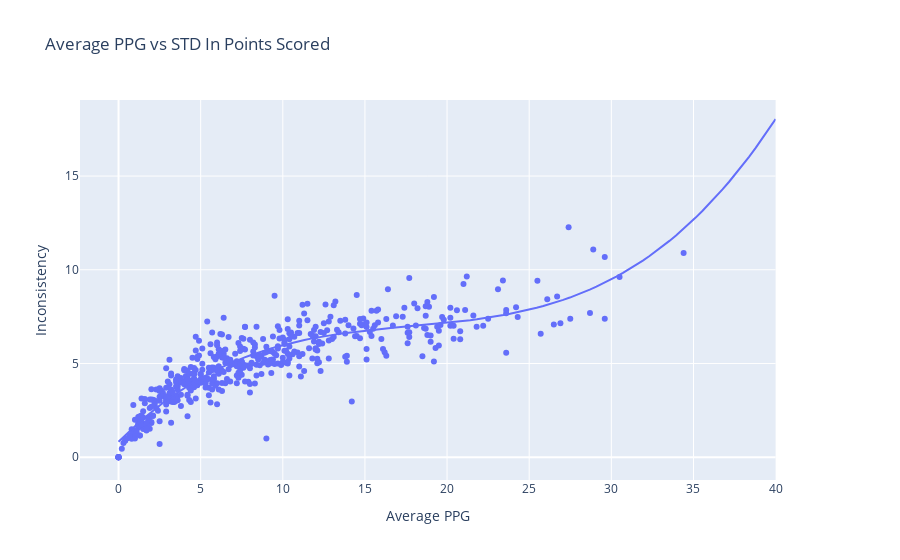

Notebook source saved alongside this figure:
### Markdown cell above
<h1> Predicting STD Points Scored</h1>
<p> Here we are going to compute the predicted standard deviation in points scored relative to the number of points score and plot this prediction <p>

### Code cell
import numpy as np
from numpy.linalg import inv


x = []
y = []

for player in player_std:
     
    x.append(player[3])
    y.append(player[1])
    
# making the arrays numpy 
x = np.array(x)
y = np.array(y)

#setting the highest degree of the vandermonde matrix
N = 4

#setting Matrix 
X = np.vander(x, 4, increasing=True)

#Our regression model will look like y = c0 + c1*x1 + c2*x2^2 + c3*x3^3
#To get these values of c we use: c = (X^T*X)^-1*X^T*y

XT = X.transpose()

#c = (X^T*X)^-1*X^T*y
c = np.matmul(inv(np.matmul(XT,X)),np.matmul(XT,y))


#this is the polynomial of our prediction curve 
def prediction(x):
   
    return c[0] + c[1]*x + c[2]*(x**2) + c[3]*(x**3)



import plotly.express as px
import plotly.graph_objects as go


x_graph = np.linspace(0,40,100)
y_graph = prediction(x_graph)


fig1 = px.scatter(x = x,
                 y = y,
                 hover_name=percent_df['Name'],
                 labels = {
                         "x" : "Average PPG",
                         "y" : "Inconsistency"
                        },
                 title = "3FG% vs STD 3FG%"
                )

fig2 = px.line(
    x = x_graph,
    y = y_graph
)



from plotly.subplots import make_subplots
fig = make_subplots(specs=[[{"secondary_y": True}]])
fig.add_trace(fig1.data[0], secondary_y=False)
fig.add_trace(fig2.data[0], secondary_y=False)

fig.update_layout(
    yaxis=dict(
        title='Inconsistency '),
    xaxis=dict(
        title='Average PPG'),
    title = "Average PPG vs STD In Points Scored" )


fig.layout.template = 'plotly'



fig.show()

### Figure 1 — Plotly figure (JSON) as saved in the notebook; plotly's stock layout.template omitted (floating-point values rounded to 4 significant figures; data arrays with more than 128 entries replaced by an {"elided": "..."} marker saying what was removed)
{"data": [{"hovertemplate": "<b>%{hovertext}</b><br><br>Average PPG=%{x}<br>Inconsistency=%{y}<extra></extra>", "hovertext": {"elided": "508 str values"}, "legendgroup": "", "marker": {"color": "#636efa", "symbol": "circle"}, "mode": "markers", "name": "", "orientation": "v", "showlegend": false, "type": "scatter", "x": {"elided": "508 float values"}, "xaxis": "x", "y": {"elided": "508 float values"}, "yaxis": "y"}, {"hovertemplate": "x=%{x}<br>y=%{y}<extra></extra>", "legendgroup": "", "line": {"color": "#636efa", "dash": "solid"}, "mode": "lines", "name": "", "orientation": "v", "showlegend": false, "type": "scatter", "x": [0, 0.404, 0.8081, 1.212, 1.616, 2.02, 2.424, 2.828, 3.232, 3.636, 4.04, 4.444, 4.848, 5.253, 5.657, 6.061, 6.465, 6.869, 7.273, 7.677, 8.081, 8.485, 8.889, 9.293, 9.697, 10.1, 10.51, 10.91, 11.31, 11.72, 12.12, 12.53, 12.93, 13.33, 13.74, 14.14, 14.55, 14.95, 15.35, 15.76, 16.16, 16.57, 16.97, 17.37, 17.78, 18.18, 18.59, 18.99, 19.39, 19.8, 20.2, 20.61, 21.01, 21.41, 21.82, 22.22, 22.63, 23.03, 23.43, 23.84, 24.24, 24.65, 25.05, 25.45, 25.86, 26.26, 26.67, 27.07, 27.47, 27.88, 28.28, 28.69, 29.09, 29.49, 29.9, 30.3, 30.71, 31.11, 31.52, 31.92, 32.32, 32.73, 33.13, 33.54, 33.94, 34.34, 34.75, 35.15, 35.56, 35.96, 36.36, 36.77, 37.17, 37.58, 37.98, 38.38, 38.79, 39.19, 39.6, 40], "xaxis": "x", "y": [0.8247, 1.175, 1.51, 1.831, 2.139, 2.433, 2.714, 2.982, 3.238, 3.482, 3.713, 3.934, 4.143, 4.342, 4.53, 4.708, 4.876, 5.035, 5.184, 5.325, 5.458, 5.582, 5.699, 5.808, 5.91, 6.006, 6.095, 6.178, 6.255, 6.327, 6.394, 6.457, 6.514, 6.568, 6.618, 6.665, 6.708, 6.749, 6.788, 6.825, 6.86, 6.893, 6.926, 6.957, 6.989, 7.021, 7.052, 7.085, 7.118, 7.153, 7.19, 7.228, 7.269, 7.313, 7.36, 7.41, 7.463, 7.521, 7.583, 7.65, 7.722, 7.799, 7.882, 7.971, 8.066, 8.168, 8.277, 8.394, 8.518, 8.651, 8.791, 8.941, 9.099, 9.267, 9.445, 9.633, 9.831, 10.04, 10.26, 10.49, 10.74, 10.99, 11.26, 11.54, 11.83, 12.14, 12.46, 12.8, 13.15, 13.51, 13.89, 14.29, 14.7, 15.12, 15.57, 16.03, 16.5, 17.0, 17.51, 18.04], "yaxis": "y"}], "layout": {"title": {"text": "Average PPG vs STD In Points Scored"}, "xaxis": {"anchor": "y", "domain": [0, 0.94], "title": {"text": "Average PPG"}}, "yaxis": {"anchor": "x", "domain": [0, 1], "title": {"text": "Inconsistency "}}, "yaxis2": {"anchor": "x", "overlaying": "y", "side": "right"}}}
